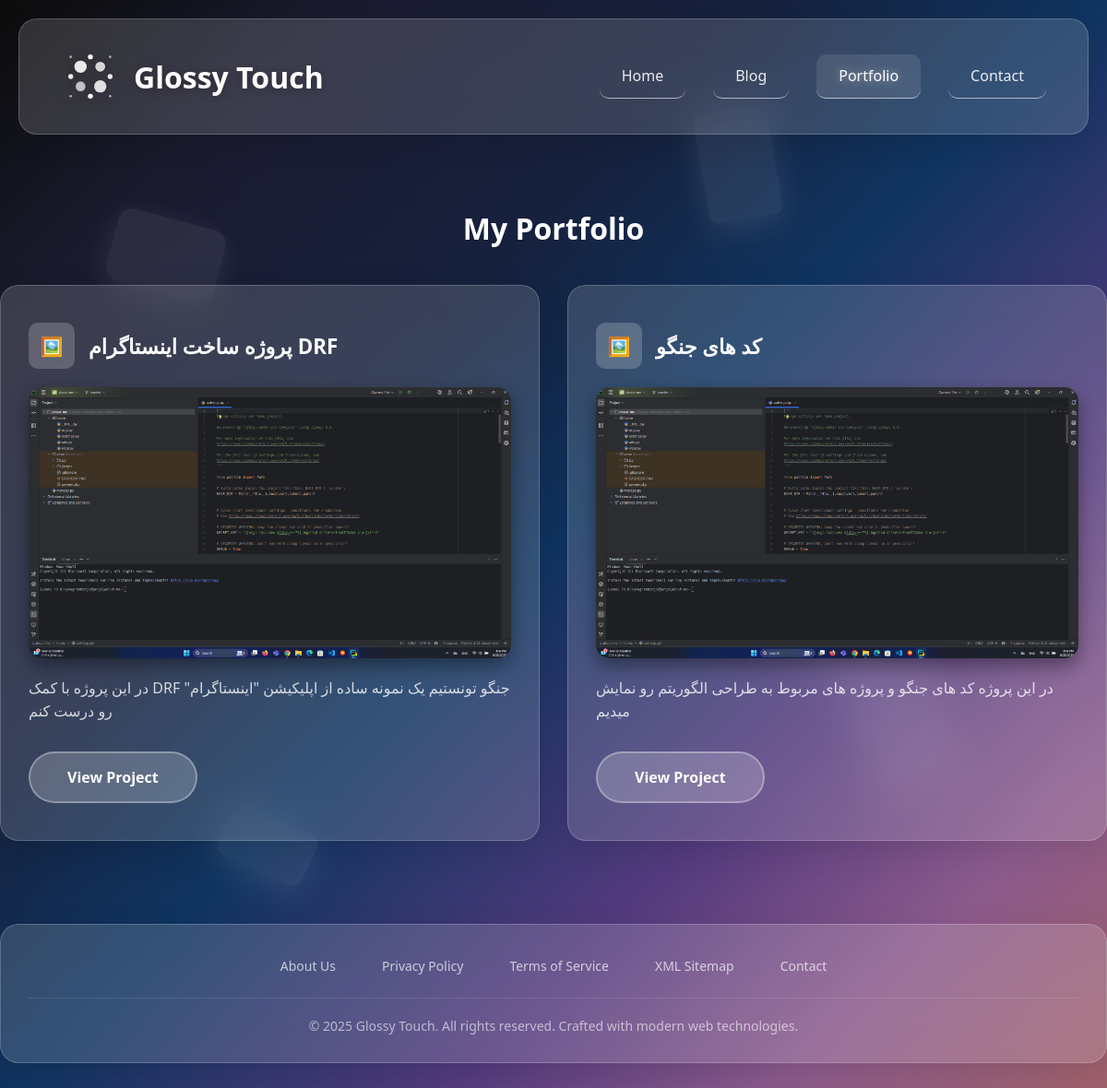
Page /portfolio/ on the earlier database version.
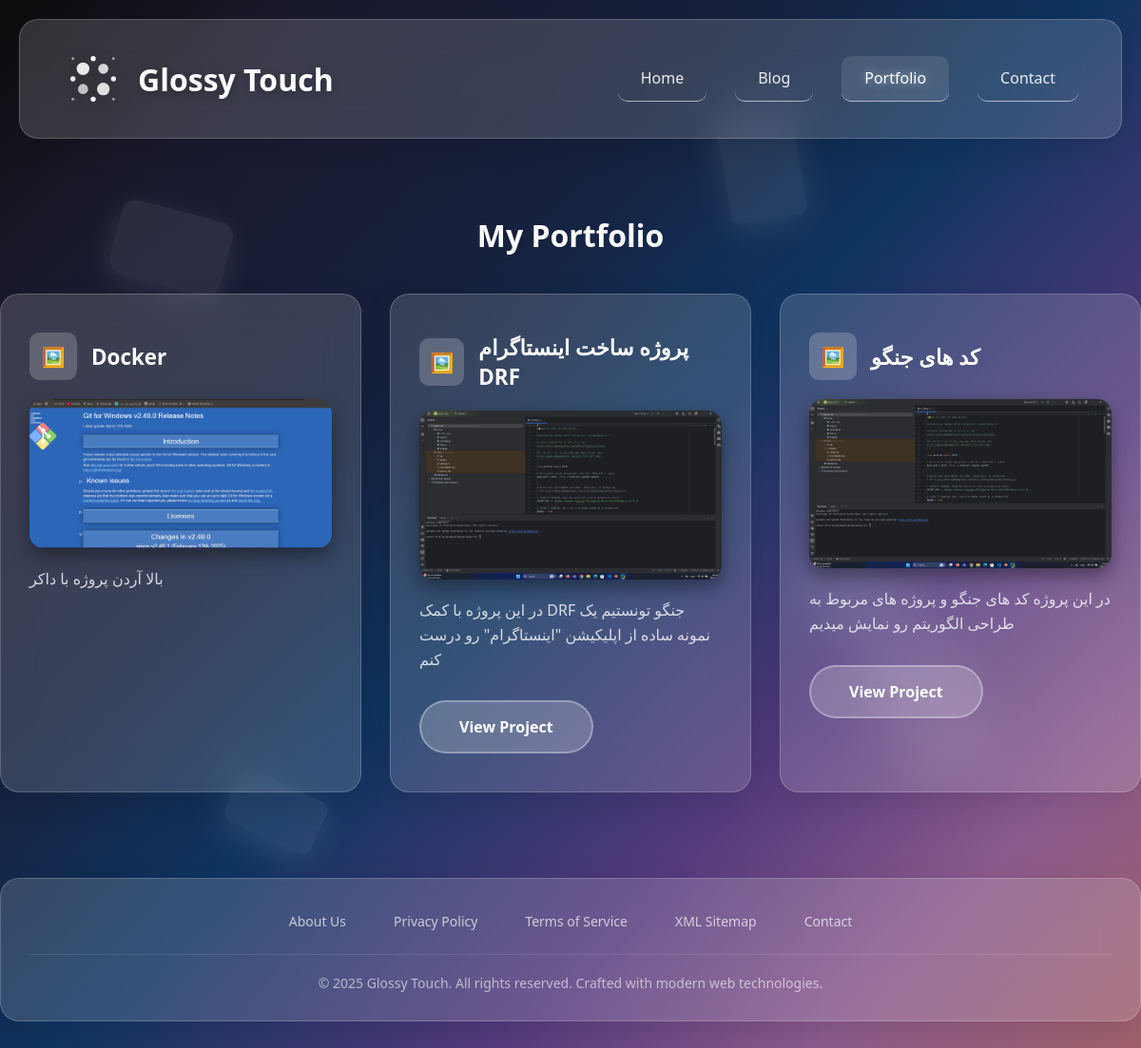
Same page on the later database version.
### about/models.py (models this page shows, shortened)
class Portfolio(models.Model):
    title = models.CharField(_("Title"), max_length=200)
    description = models.TextField(_("Description"))
    image = models.ImageField(_("Image"), upload_to="portfolio/")
    link = models.URLField(_("Project Link"), blank=True, null=True)
    created_at = models.DateTimeField(_("Created At"), auto_now_add=True)
    class Meta:
        verbose_name = _("Portfolio")
        verbose_name_plural = _("Portfolios")

### about/views.py (the view)
# urls.py: path("portfolio/", portfolio_list, name="portfolio_list"),
def portfolio_list(request):
    items = Portfolio.objects.all().order_by("-created_at")
    return render(request, "about/portfolio_list.html", {"items": items})

### about/templates/about/portfolio_list.html (shortened to what this page needs)
{% load static %}
{% load i18n %}
<!DOCTYPE html>
<html lang="en">
<head>
    <link rel="stylesheet" href="{% static 'css/templatemo-glossy-touch.css' %}">
</head>
<body>
<div class="bg-shapes">
    <div class="shape"></div>
    <div class="shape"></div>
    <div class="shape"></div>
    <div class="shape"></div>
    <div class="shape"></div>
</div>
<header>
    <div class="container">
        <nav class="glass">
            <div class="logo" onclick="location.href='/'">
                <div class="logo-icon">
                </div>
                <span>{% trans "Glossy Touch" %}</span>
            </div>
            <div class="nav-links">
                <a href="/" >{% trans "Home" %}</a>
                <a href="/blog/">{% trans "Blog" %}</a>
                <a href="/portfolio/" class="active">{% trans "Portfolio" %}</a>
                <a href="/contact/">{% trans "Contact" %}</a>
            </div>
        </nav>
    </div>
</header>
<div class="container" style="margin-top: 60px;">
    <h1 style="text-align:center; color:white; margin-bottom:40px;">
        {% trans "My Portfolio" %}
    </h1>
    <div class="services-grid">
        {% for item in items %}
        <div class="service-card glass">
            <div class="service-header">
                <div class="service-icon">🖼️</div>
                <h3><strong>{{ item.title }}</strong></h3>
            </div>
            <div style="margin-bottom:15px;">
                <img src="{{ item.image.url }}" alt="{{ item.title }}"
                     style="width:100%; border-radius:15px; box-shadow:0 8px 20px rgba(0,0,0,0.4);">
            </div>
            <p>{{ item.description }}</p>
            {% if item.link %}
                <a href="{{ item.link }}" target="_blank" class="cta-button"
                   style="display:inline-block; margin-top:10px;">
                   {% trans "View Project" %}
                </a>
            {% endif %}
        </div>
        {% empty %}
            <p style="color:white; text-align:center;">{% trans "No portfolio items yet." %}</p>
        {% endfor %}
    </div>
</div>
<div id="footer">
    <div class="container">
        <footer class="glass">
            <div class="footer-content">
                <div class="footer-links">
                    <a href="/about/">{% trans "About Us" %}</a>
                    <a href="#">{% trans "Privacy Policy" %}</a>
                    <a href="#">{% trans "Terms of Service" %}</a>
                    <a href="#">{% trans "XML Sitemap" %}</a>
                    <a href="/contact/">{% trans "Contact" %}</a>
                </div>
                <div class="copyright">
                    &copy; 2025 {% trans "Glossy Touch. All rights reserved. Crafted with modern web technologies." %}
                </div>
            </div>
        </footer>
    </div>
</div>
</body>
</html>

### static/css/templatemo-glossy-touch.css (style rules this page uses)
body { font-family: "Segoe UI", Tahoma, Geneva, Verdana, sans-serif; background: linear-gradient( 135deg, #0c0c0c 0%, #1a1a2e 15%, #16213e 35%, #0f3460 50%, #533a7d 70%, #8b5a8c 85%, #a0616a 100% ); min-height: 100vh; overflow-x: hidden; }
.bg-shapes { position: fixed; top: 0; left: 0; width: 100%; height: 100%; z-index: -1; overflow: hidden; }
.shape { position: absolute; background: rgba(255, 255, 255, 0.08); animation: float 6s ease-in-out infinite; box-shadow: 0 8px 32px rgba(255, 255, 255, 0.1); }
.shape:nth-child(1) { width: 120px; height: 80px; border-radius: 15px; top: 20%; left: 10%; animation-delay: 0s; transform: rotate(15deg); }
.shape:nth-child(2) { width: 90px; height: 140px; border-radius: 12px; top: 60%; right: 15%; animation-delay: 2s; transform: rotate(-20deg); }
.shape:nth-child(3) { width: 100px; height: 60px; border-radius: 10px; bottom: 20%; left: 20%; animation-delay: 4s; transform: rotate(25deg); }
.shape:nth-child(4) { width: 80px; height: 120px; border-radius: 8px; top: 10%; right: 30%; animation-delay: 1s; transform: rotate(-10deg); }
.shape:nth-child(5) { width: 110px; height: 70px; border-radius: 14px; bottom: 40%; right: 20%; animation-delay: 3s; transform: rotate(30deg); }
.glass { background: rgba(255, 255, 255, 0.15); backdrop-filter: blur(20px); border: 1px solid rgba(255, 255, 255, 0.2); border-radius: 20px; box-shadow: 0 8px 32px rgba(0, 0, 0, 0.1); transition: all 0.3s ease; position: relative; overflow: hidden; }
header { padding: 20px; }
.container { max-width: 1200px; margin: 0 auto; }
nav { display: flex; justify-content: space-between; align-items: center; padding: 30px 45px; }
.logo { font-size: 32px; font-weight: bold; color: white; text-shadow: 0 2px 10px rgba(0, 0, 0, 0.3); display: flex; align-items: center; gap: 15px; cursor: pointer; }
.logo-icon { width: 64px; height: 64px; display: flex; align-items: center; justify-content: center; }
.logo-icon svg { width: 100%; height: 100%; filter: drop-shadow(0 2px 8px rgba(0, 0, 0, 0.3)); transition: all 0.3s ease; }
.nav-links { display: flex; gap: 30px; }
.nav-links a { color: rgba(255, 255, 255, 0.9); text-decoration: none; font-weight: 500; transition: all 0.3s ease; padding: 12px 24px 13px 24px; border-radius: 10px; cursor: pointer; font-size: 16px; border-bottom: 1px solid rgba(255, 255, 255, 0.6); }
.nav-links a:hover, .nav-links a.active { color: white; background: rgba(255, 255, 255, 0.1); text-shadow: 0 0 10px rgba(255, 255, 255, 0.5); }
.cta-button { display: inline-block; padding: 15px 40px; background: rgba(255, 255, 255, 0.2); color: white; text-decoration: none; border-radius: 50px; font-weight: 600; font-family: "Segoe UI", Tahoma, Geneva, Verdana, sans-serif; transition: all 0.3s ease; border: 2px solid rgba(255, 255, 255, 0.3); cursor: pointer; }
.services-grid { display: grid; grid-template-columns: repeat(auto-fit, minmax(350px, 1fr)); gap: 30px; margin-bottom: 40px; }
.service-card { padding: 40px 30px; color: white; text-align: left; }
.service-header { display: flex; align-items: center; margin-bottom: 20px; }
.service-icon { width: 50px; height: 50px; background: rgba(255, 255, 255, 0.2); border-radius: 10px; display: flex; align-items: center; justify-content: center; font-size: 20px; margin-right: 15px; }
.service-card h3 { font-size: 1.4rem; color: white; }
.service-card p { color: rgba(255, 255, 255, 0.8); line-height: 1.6; margin-bottom: 20px; }
#footer { margin-top: 60px; padding: 30px 0; }
.footer-content { padding: 30px; text-align: center; color: rgba(255, 255, 255, 0.8); }
.footer-links { display: flex; justify-content: center; gap: 30px; margin-bottom: 20px; flex-wrap: wrap; }
.footer-links a { color: rgba(255, 255, 255, 0.7); text-decoration: none; font-size: 14px; transition: color 0.3s ease; padding: 5px 10px; }
.copyright { font-size: 14px; color: rgba(255, 255, 255, 0.6); border-top: 1px solid rgba(255, 255, 255, 0.1); padding-top: 20px; }

Differences in the rows shown:
added Portfolio: title "Docker", image (picture), description "بالا آردن پروژه با داکر"
